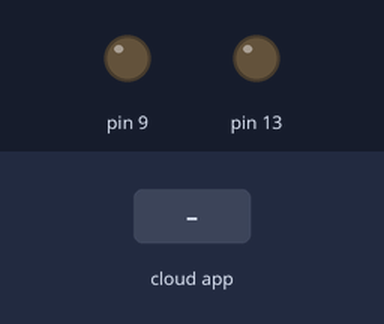
Simulated run of this sketch. Board: Arduino Uno, built with avr-gcc and run on an emulated ATmega328P. On the bench: output pins drawn as LEDs (lit = HIGH). The test bench sets the inputs (shaded band). The ROS host is connected and sends only what is stated.

Above: at 1.2 s.
1.3 s: the phone or cloud app sets omini to 0
At 1.9 s:
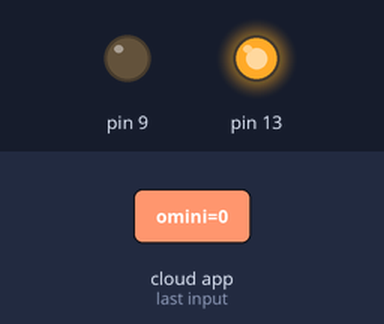
2.8 s: the phone or cloud app sets omini to 45
At 4.0 s:
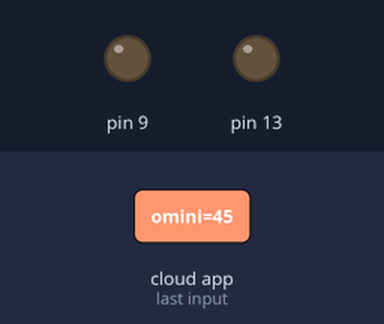
4.3 s: the phone or cloud app sets omini to 90
At 5.3 s:
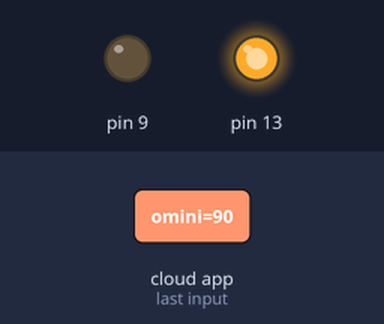
Timing chart, 0 to 7.3 s (numbered marks = the images above; inputs shaded):
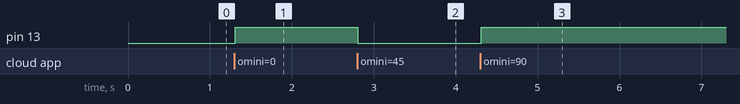

Measured:
- after the input at 1.3 s, pin 13: LOW → HIGH at once
- after the input at 2.8 s, pin 13: HIGH → LOW at once
- after the input at 4.3 s, pin 13: LOW → HIGH at once

The sketch:

LED_controll_by_ros_pc.ino
```cpp
// omini controll

#if (ARDUINO >= 100)
 #include <Arduino.h>
#else
 #include <WProgram.h>
#endif

#include <ros.h>
#include <std_msgs/UInt16.h>

ros::NodeHandle  nh;


void omini_cb( const std_msgs::UInt16& cmd_msg){
  int rosIN=cmd_msg.data; //value of input in
  digitalWrite(13, HIGH-digitalRead(13));
  if (rosIN == 1){
    digitalWrite(9, HIGH);
  }
  else{
    digitalWrite(9, LOW);
  }
  //digitalWrite(13, LOW);
}

ros::Subscriber<std_msgs::UInt16> sub("omini", omini_cb);

void setup(){
  pinMode(13, OUTPUT);
  pinMode(9, OUTPUT);
  nh.initNode();
  nh.subscribe(sub);
 }

void loop(){
  nh.spinOnce();
  delay(10);
}
```
